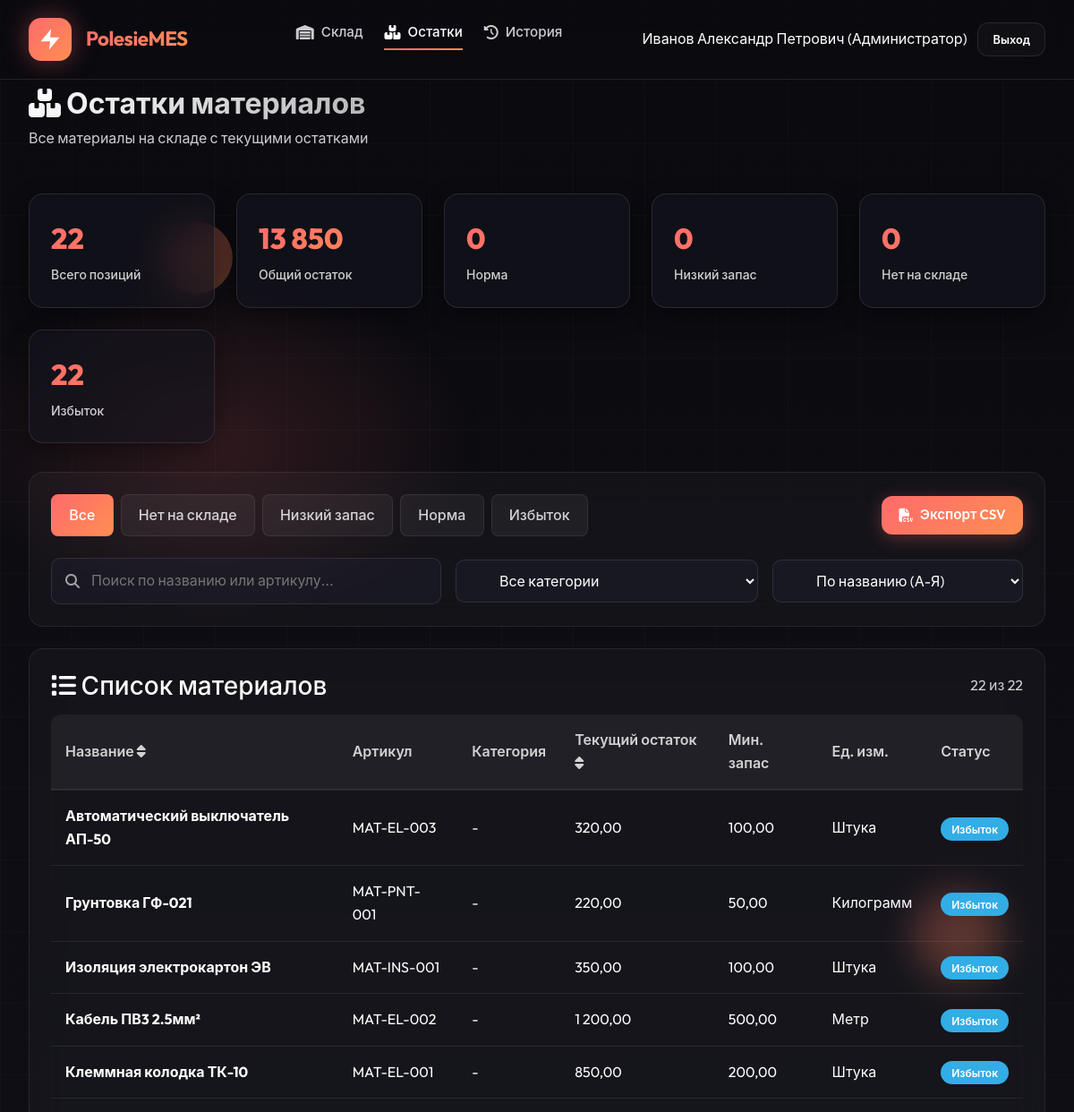
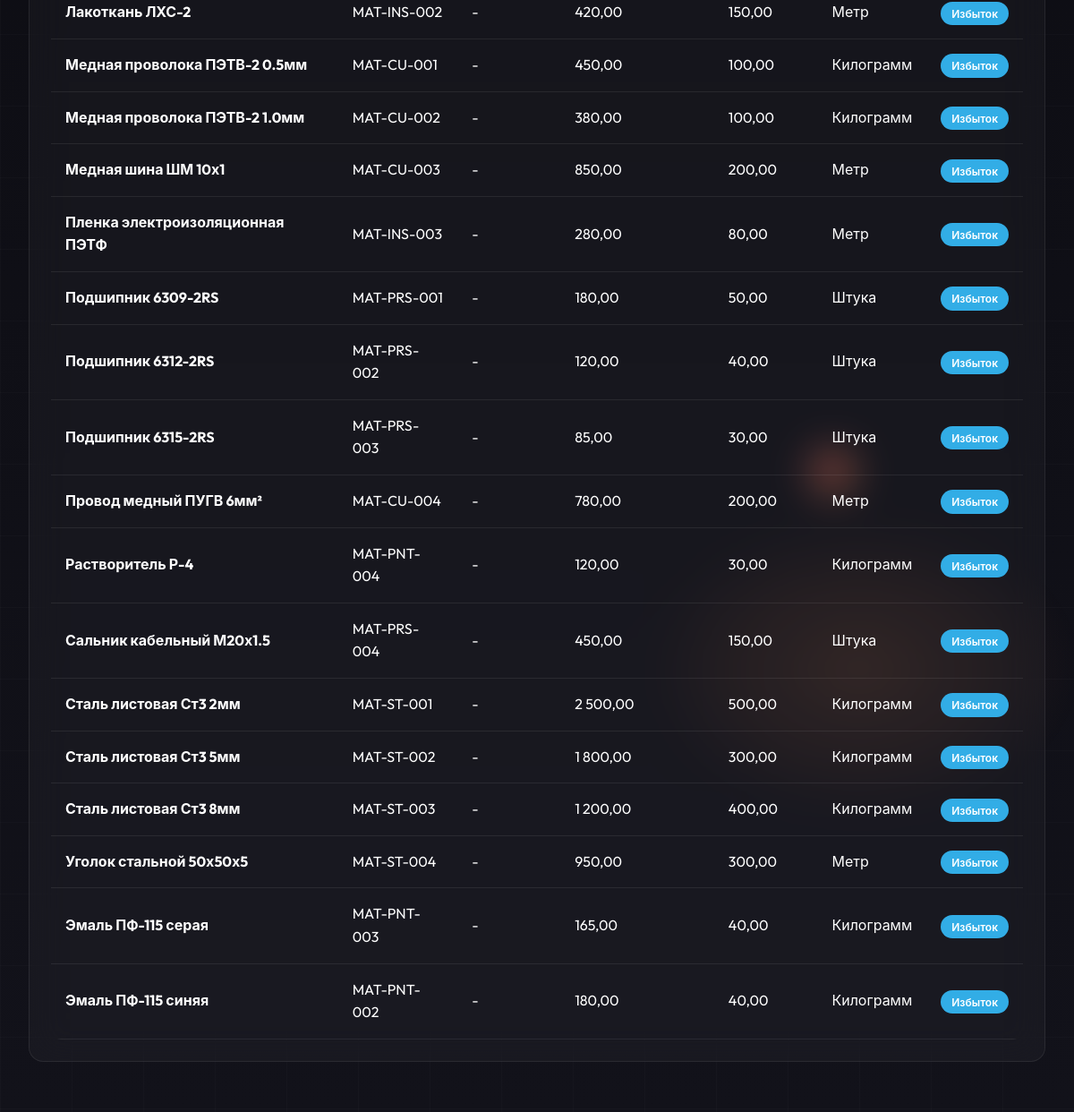
Screenshot of /modules/warehouse/inventory.php (signed in) with the database file from the repository (2 pictures, top to bottom).
### tables this page shows
CREATE TABLE items (
    id INT AUTO_INCREMENT PRIMARY KEY,
    item_type ENUM('product', 'material', 'equipment') NOT NULL,
    item_code VARCHAR(50) UNIQUE NOT NULL,
    name VARCHAR(200) NOT NULL,
    category_id INT,
    location_id INT,
    unit_id INT,
    current_stock DECIMAL(12,3) DEFAULT 0,
    min_stock INT DEFAULT 0,
    price DECIMAL(12,2),
    currency VARCHAR(3) DEFAULT 'BYN',
    supplier_id INT,
    status ENUM('operational', 'maintenance', 'broken', 'offline', 'active', 'inactive') DEFAULT 'active',
    extra_specs JSON,
    description TEXT,
    is_active BOOLEAN DEFAULT TRUE,
    created_at TIMESTAMP DEFAULT CURRENT_TIMESTAMP,
    updated_at TIMESTAMP DEFAULT CURRENT_TIMESTAMP ON UPDATE CURRENT_TIMESTAMP,
    FOREIGN KEY (category_id) REFERENCES dictionaries(id),
    FOREIGN KEY (location_id) REFERENCES dictionaries(id),
    FOREIGN KEY (unit_id) REFERENCES dictionaries(id),
    FOREIGN KEY (supplier_id) REFERENCES partners(id),
    INDEX idx_item_type (item_type),
    INDEX idx_item_code (item_code)
);

CREATE TABLE dictionaries (
    id INT AUTO_INCREMENT PRIMARY KEY,
    dict_type ENUM('unit', 'category', 'location', 'position') NOT NULL,
    code VARCHAR(50) NOT NULL,
    name VARCHAR(200) NOT NULL,
    parent_id INT NULL,
    extra_data JSON,
    description TEXT,
    is_active BOOLEAN DEFAULT TRUE,
    created_at TIMESTAMP DEFAULT CURRENT_TIMESTAMP,
    INDEX idx_dict_type (dict_type),
    INDEX idx_code (code)
);

### includes/helpers.php (called while the page is built, shortened)
<?php
function getRoleName($role) {
    $roles = [
        'admin' => 'Администратор',
        'director' => 'Директор',
        'manager' => 'Менеджер',
        'technologist' => 'Технолог',
        'operator' => 'Оператор',
        'quality_inspector' => 'Инспектор ОТК',
        'warehouse_keeper' => 'Кладовщик'
    ];
    return $roles[$role] ?? $role;
}
function e($string) {
    return htmlspecialchars($string ?? '', ENT_QUOTES, 'UTF-8');
}

### modules/warehouse/inventory.php (the view, shortened to what this page needs)
<?php
require_once __DIR__ . '/../../includes/helpers.php';
$db = getDB();
$filter = $_GET['filter'] ?? 'all';
$search = trim($_GET['search'] ?? '');
$category_id = $_GET['category_id'] ?? '';
$sort = $_GET['sort'] ?? 'name';
$sort_order = $_GET['sort_order'] ?? 'ASC';
$items_per_page = 25;
$page = max(1, (int)($_GET['page'] ?? 1));
$offset = ($page - 1) * $items_per_page;
$whereConditions = ["i.item_type = 'material'"];
$whereClause = implode(' AND ', $whereConditions);
$stmt = $db->prepare("
    SELECT i.*,
           c.name as category_name,
           u.name as unit_name,
           CASE
               WHEN i.current_stock <= 0 THEN 'critical'
               WHEN i.current_stock < i.min_stock THEN 'low'
               WHEN i.current_stock > i.min_stock * 2 THEN 'overstock'
               ELSE 'normal'
           END as stock_status
    FROM items i
    LEFT JOIN dictionaries c ON i.category_id = c.id AND c.dict_type = 'category'
    LEFT JOIN dictionaries u ON i.unit_id = u.id AND u.dict_type = 'unit'
    WHERE {$whereClause}
    ORDER BY i.{$sort} {$sort_order}
    LIMIT :limit OFFSET :offset
");
$stmt->bindValue(':limit', $items_per_page, PDO::PARAM_INT);
$stmt->bindValue(':offset', $offset, PDO::PARAM_INT);
$stmt->execute();
$filteredMaterials = $stmt->fetchAll();
$stmt_all = $db->prepare("
    SELECT i.*,
           c.name as category_name,
           u.name as unit_name,
           CASE
               WHEN i.current_stock <= 0 THEN 'critical'
               WHEN i.current_stock < i.min_stock THEN 'low'
               WHEN i.current_stock > i.min_stock * 2 THEN 'overstock'
               ELSE 'normal'
           END as stock_status
    FROM items i
    LEFT JOIN dictionaries c ON i.category_id = c.id AND c.dict_type = 'category'
    LEFT JOIN dictionaries u ON i.unit_id = u.id AND u.dict_type = 'unit'
    WHERE i.item_type = 'material'
");
$stmt_all->execute();
$allMaterials = $stmt_all->fetchAll();
$stmt = $db->query("
    SELECT
        COUNT(*) as total_items,
        SUM(CASE WHEN current_stock <= 0 THEN 1 ELSE 0 END) as out_of_stock,
        SUM(CASE WHEN current_stock < min_stock AND current_stock > 0 THEN 1 ELSE 0 END) as low_stock,
        SUM(CASE WHEN current_stock >= min_stock AND current_stock <= min_stock * 2 THEN 1 ELSE 0 END) as normal,
        SUM(CASE WHEN current_stock > min_stock * 2 THEN 1 ELSE 0 END) as overstock,
        SUM(current_stock) as total_stock
    FROM items
    WHERE item_type = 'material'
");
$materialStats = $stmt->fetch();
?>
<!DOCTYPE html>
<html lang="ru">
<head>
    <link href="https://cdn.jsdelivr.net/npm/bootstrap@5.3.0/dist/css/bootstrap.min.css" rel="stylesheet">
    <link href="https://cdnjs.cloudflare.com/ajax/libs/font-awesome/6.4.0/css/all.min.css" rel="stylesheet">
    <link rel="stylesheet" href="<?= APP_URL ?>/assets/css/common-style.css">
</head>
<body>
    <div class="particles-container"><div class="particle"></div><div class="particle"></div><div class="particle"></div></div>
    <div class="glow-overlay"></div>
    <div class="grid-overlay"></div>
    <nav class="navbar">
        <a href="<?= APP_URL ?>" class="nav-brand"><div class="brand-logo"><svg viewBox="0 0 24 24"><path d="M13 2L3 14h9l-1 8 10-12h-9l1-8z"/></svg></div><span class="brand-name">PolesieMES</span></a>
        <ul class="nav-menu">
            <li><a href="<?= APP_URL ?>/modules/warehouse/warehouse_dashboard.php" class="nav-link"><i class="fas fa-warehouse"></i> Склад</a></li>
            <li><a href="inventory.php" class="nav-link active"><i class="fas fa-boxes"></i> Остатки</a></li>
            <li><a href="history.php" class="nav-link"><i class="fas fa-history"></i> История</a></li>
        </ul>
        <div class="user-menu">
            <span><?= e($_SESSION['full_name']) ?> (<?= e(getRoleName($_SESSION['role'])) ?>)</span>
            <a href="<?= APP_URL ?>/modules/auth/logout.php" class="btn-logout">Выход</a>
        </div>
    </nav>
    <div class="main-content">
        <div class="page-header">
            <div class="page-title">
                <h1><i class="fas fa-boxes"></i> Остатки материалов</h1>
                <p>Все материалы на складе с текущими остатками</p>
            </div>
        </div>
        <div class="stats-grid">
            <div class="stat-card">
                <div class="stat-value"><?= $materialStats['total_items'] ?? 0 ?></div>
                <div class="stat-label">Всего позиций</div>
            </div>
            <div class="stat-card">
                <div class="stat-value" style="color: var(--success-color);"><?= number_format($materialStats['total_stock'] ?? 0, 0, ',', ' ') ?></div>
                <div class="stat-label">Общий остаток</div>
            </div>
            <div class="stat-card">
                <div class="stat-value" style="color: var(--success-color);"><?= $materialStats['normal'] ?? 0 ?></div>
                <div class="stat-label">Норма</div>
            </div>
            <div class="stat-card">
                <div class="stat-value" style="color: var(--warning-color);"><?= $materialStats['low_stock'] ?? 0 ?></div>
                <div class="stat-label">Низкий запас</div>
            </div>
            <div class="stat-card">
                <div class="stat-value" style="color: var(--danger-color);"><?= $materialStats['out_of_stock'] ?? 0 ?></div>
                <div class="stat-label">Нет на складе</div>
            </div>
            <div class="stat-card">
                <div class="stat-value" style="color: var(--info-color);"><?= $materialStats['overstock'] ?? 0 ?></div>
                <div class="stat-label">Избыток</div>
            </div>
        </div>
        <div class="inventory-card">
            <div style="display: flex; justify-content: space-between; align-items: center; margin-bottom: 1.5rem; flex-wrap: wrap; gap: 1rem;">
                <div class="filter-tabs" style="margin-bottom: 0;">
                    <a href="?filter=all&search=<?= e($search) ?>&category_id=<?= $category_id ?>&sort=<?= $sort ?>&sort_order=<?= $sort_order ?>" class="filter-tab <?= $filter === 'all' ? 'active' : '' ?>">Все</a>
                    <a href="?filter=critical&search=<?= e($search) ?>&category_id=<?= $category_id ?>&sort=<?= $sort ?>&sort_order=<?= $sort_order ?>" class="filter-tab <?= $filter === 'critical' ? 'active' : '' ?>">Нет на складе</a>
                    <a href="?filter=low&search=<?= e($search) ?>&category_id=<?= $category_id ?>&sort=<?= $sort ?>&sort_order=<?= $sort_order ?>" class="filter-tab <?= $filter === 'low' ? 'active' : '' ?>">Низкий запас</a>
                    <a href="?filter=normal&search=<?= e($search) ?>&category_id=<?= $category_id ?>&sort=<?= $sort ?>&sort_order=<?= $sort_order ?>" class="filter-tab <?= $filter === 'normal' ? 'active' : '' ?>">Норма</a>
                    <a href="?filter=overstock&search=<?= e($search) ?>&category_id=<?= $category_id ?>&sort=<?= $sort ?>&sort_order=<?= $sort_order ?>" class="filter-tab <?= $filter === 'overstock' ? 'active' : '' ?>">Избыток</a>
                </div>
                <a href="?export=csv&filter=<?= $filter ?>&search=<?= e($search) ?>&category_id=<?= $category_id ?>&sort=<?= $sort ?>&sort_order=<?= $sort_order ?>" class="btn-primary-custom" style="padding: 0.6rem 1.2rem;"><i class="fas fa-file-csv"></i> Экспорт CSV</a>
            </div>
            <div style="display: flex; gap: 1rem; flex-wrap: wrap; align-items: center;">
                <div class="search-container" style="margin-bottom: 0; flex: 1; min-width: 250px;">
                    <i class="fas fa-search search-icon"></i>
                    <input type="text" class="search-input" placeholder="Поиск по названию или артикулу..."
                           value="<?= e($search) ?>" onchange="applyFilters()" style="width: 100%;">
                </div>
                <select class="search-input" style="width: auto; min-width: 200px;" onchange="applyFilters()">
                    <option value="">Все категории</option>
                </select>
                <select class="search-input" style="width: auto;" onchange="changeSort(this.value)">
                    <option value="name_ASC" <?= $sort === 'name' && $sort_order === 'ASC' ? 'selected' : '' ?>>По названию (А-Я)</option>
                </select>
            </div>
        </div>
        <div class="inventory-card">
            <div style="display: flex; justify-content: space-between; align-items: center; margin-bottom: 1rem;">
                <h3 style="color: var(--text-primary); margin: 0;"><i class="fas fa-list"></i> Список материалов</h3>
                <span style="color: var(--text-secondary);"><?= count($filteredMaterials) ?> из <?= count($allMaterials) ?></span>
            </div>
            <?php if (empty($filteredMaterials)): ?>
            <div style="text-align: center; padding: 3rem 1rem; color: var(--text-secondary);">
                <i class="fas fa-inbox" style="font-size: 4rem; color: var(--text-muted); margin-bottom: 1rem;"></i>
                <p>Материалы не найдены</p>
            </div>
            <?php else: ?>
            <div class="table-responsive">
                <table class="table-custom">
                    <thead>
                        <tr>
                            <th><a href="#" onclick="changeSort('name')" style="color: inherit; text-decoration: none;">Название <i class="fas fa-sort"></i></a></th>
                            <th>Артикул</th>
                            <th>Категория</th>
                            <th><a href="#" onclick="changeSort('current_stock')" style="color: inherit; text-decoration: none;">Текущий остаток <i class="fas fa-sort"></i></a></th>
                            <th>Мин. запас</th>
                            <th>Ед. изм.</th>
                            <th>Статус</th>
                        </tr>
                    </thead>
                    <tbody>
                        <?php foreach ($filteredMaterials as $material): ?>
                        <tr>
                            <td><strong><?= e($material['name']) ?></strong></td>
                            <td><?= e($material['item_code']) ?></td>
                            <td><?= e($material['category_name'] ?? '-') ?></td>
                            <td><?= number_format($material['current_stock'], 2, ',', ' ') ?></td>
                            <td><?= number_format($material['min_stock'], 2, ',', ' ') ?></td>
                            <td><?= e($material['unit_name'] ?? '-') ?></td>
                            <td>
                                <span class="stock-badge stock-<?= $material['stock_status'] ?>">
                                    <?php
                                    $statusNames = [
                                        'critical' => 'Нет на складе',
                                        'low' => 'Низкий запас',
                                        'normal' => 'Норма',
                                        'overstock' => 'Избыток'
                                    ];
                                    echo $statusNames[$material['stock_status']] ?? $material['stock_status'];
                                    ?>
                                </span>
                            </td>
                        </tr>
                        <?php endforeach; ?>
                    </tbody>
                </table>
            </div>
            <?php endif; ?>
        </div>
    </div>
</body>
</html>

### modules/warehouse/inventory.php (style rules this page uses)
.inventory-card { background: var(--glass-bg); backdrop-filter: var(--backdrop-blur); border: 1px solid var(--glass-border); border-radius: 16px; padding: 1.5rem; margin-bottom: 1.5rem; }
.filter-tabs { display: flex; gap: 0.5rem; margin-bottom: 1.5rem; flex-wrap: wrap; }
.filter-tab { padding: 0.6rem 1.2rem; border-radius: 8px; background: rgba(255,255,255,0.05); border: 1px solid var(--glass-border); color: var(--text-secondary); text-decoration: none; transition: all 0.3s ease; font-weight: 500; }
.filter-tab.active { background: linear-gradient(135deg, var(--primary-gradient-start), var(--primary-gradient-end)); color: white; border-color: transparent; }
.search-input { background: var(--bg-input); border: 1px solid var(--border); color: var(--text-primary); border-radius: 10px; padding: 0.75rem 1rem 0.75rem 2.75rem; transition: all 0.3s ease; width: 300px; }
.search-container { position: relative; margin-bottom: 1.5rem; }
.search-icon { position: absolute; left: 1rem; top: 50%; transform: translateY(-50%); color: var(--text-muted); z-index: 1; }
.stock-badge { padding: 0.35rem 0.75rem; border-radius: 20px; font-size: 0.75rem; font-weight: 600; }
.stock-overstock { background: #32ade6; color: white; }
.table-custom { width: 100%; border-collapse: collapse; }
.table-custom th { background: rgba(255,255,255,0.05); color: var(--text-secondary); font-weight: 600; padding: 1rem; text-align: left; border-bottom: 2px solid var(--glass-border); }
.table-custom td { padding: 1rem; border-bottom: 1px solid var(--glass-border); color: var(--text-primary); }

### rows the page displays
items: name "Автоматический выключатель АП-50", item_code "MAT-EL-003", category.name "-", current_stock "320,00", min_stock "100,00", unit.name "Штука", stock_status "Избыток"
items: name "Грунтовка ГФ-021", item_code "MAT-PNT-001", category.name "-", current_stock "220,00", min_stock "50,00", unit.name "Килограмм", stock_status "Избыток"
items: name "Изоляция электрокартон ЭВ", item_code "MAT-INS-001", category.name "-", current_stock "350,00", min_stock "100,00", unit.name "Штука", stock_status "Избыток"
items: name "Кабель ПВ3 2.5мм²", item_code "MAT-EL-002", category.name "-", current_stock "1 200,00", min_stock "500,00", unit.name "Метр", stock_status "Избыток"
items: name "Клеммная колодка ТК-10", item_code "MAT-EL-001", category.name "-", current_stock "850,00", min_stock "200,00", unit.name "Штука", stock_status "Избыток"
items: name "Лакоткань ЛХС-2", item_code "MAT-INS-002", category.name "-", current_stock "420,00", min_stock "150,00", unit.name "Метр", stock_status "Избыток"
items: name "Медная проволока ПЭТВ-2 0.5мм", item_code "MAT-CU-001", category.name "-", current_stock "450,00", min_stock "100,00", category.name "Килограмм", stock_status "Избыток"
items: name "Медная проволока ПЭТВ-2 1.0мм", item_code "MAT-CU-002", category.name "-", current_stock "380,00", min_stock "100,00", category.name "Килограмм", stock_status "Избыток"
items: name "Медная шина ШМ 10х1", item_code "MAT-CU-003", category.name "-", current_stock "850,00", min_stock "200,00", unit.name "Метр", stock_status "Избыток"
items: name "Пленка электроизоляционная ПЭТФ", item_code "MAT-INS-003", category.name "-", current_stock "280,00", min_stock "80,00", unit.name "Метр", stock_status "Избыток"
items: name "Подшипник 6309-2RS", item_code "MAT-PRS-001", category.name "-", current_stock "180,00", min_stock "50,00", unit.name "Штука", stock_status "Избыток"
items: name "Подшипник 6312-2RS", item_code "MAT-PRS-002", category.name "-", current_stock "120,00", min_stock "40,00", unit.name "Штука", stock_status "Избыток"
items: name "Подшипник 6315-2RS", item_code "MAT-PRS-003", category.name "-", current_stock "85,00", min_stock "30,00", unit.name "Штука", stock_status "Избыток"
items: name "Провод медный ПУГВ 6мм²", item_code "MAT-CU-004", category.name "-", current_stock "780,00", min_stock "200,00", unit.name "Метр", stock_status "Избыток"
items: name "Растворитель Р-4", item_code "MAT-PNT-004", category.name "-", current_stock "120,00", min_stock "30,00", unit.name "Килограмм", stock_status "Избыток"
items: name "Сальник кабельный М20х1.5", item_code "MAT-PRS-004", category.name "-", current_stock "450,00", min_stock "150,00", unit.name "Штука", stock_status "Избыток"
items: name "Сталь листовая Ст3 2мм", item_code "MAT-ST-001", category.name "-", current_stock "2 500,00", min_stock "500,00", unit.name "Килограмм", stock_status "Избыток"
items: name "Сталь листовая Ст3 5мм", item_code "MAT-ST-002", category.name "-", current_stock "1 800,00", min_stock "300,00", unit.name "Килограмм", stock_status "Избыток"
items: name "Сталь листовая Ст3 8мм", item_code "MAT-ST-003", category.name "-", current_stock "1 200,00", min_stock "400,00", unit.name "Килограмм", stock_status "Избыток"
items: name "Уголок стальной 50х50х5", item_code "MAT-ST-004", category.name "-", current_stock "950,00", min_stock "300,00", unit.name "Метр", stock_status "Избыток"
items: name "Эмаль ПФ-115 серая", item_code "MAT-PNT-003", category.name "-", current_stock "165,00", min_stock "40,00", unit.name "Килограмм", stock_status "Избыток"
items: name "Эмаль ПФ-115 синяя", item_code "MAT-PNT-002", category.name "-", current_stock "180,00", min_stock "40,00", unit.name "Килограмм", stock_status "Избыток"

### other values shown
$_SESSION['full_name'] "Иванов Александр Петрович"
getRoleName($_SESSION['role']) "Администратор"
$materialStats['total_items'] "22"
$materialStats['total_stock'] "13 850"
$materialStats['normal'] "0"
$materialStats['low_stock'] "0"
$materialStats['out_of_stock'] "0"
$materialStats['overstock'] "22"
count($filteredMaterials) "22"
count($allMaterials) "22"
